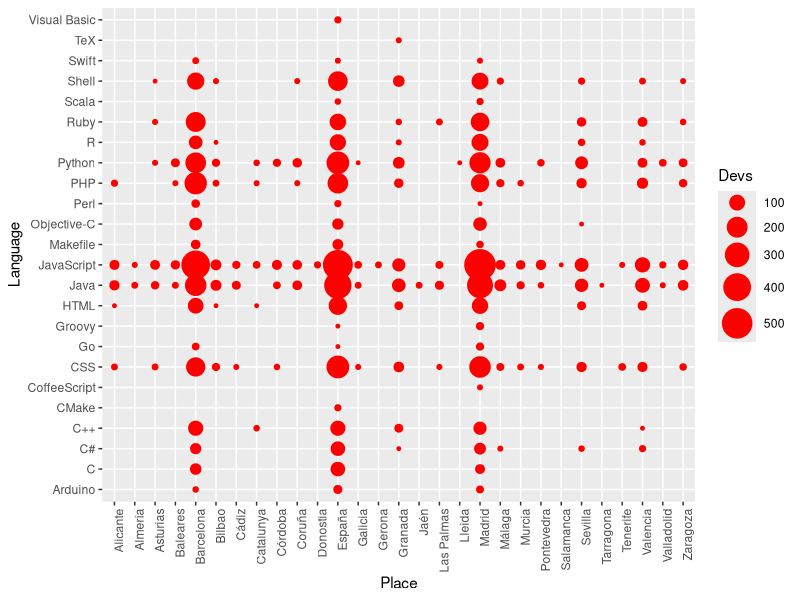

The R script that drew this image:

library("ggplot2")
place.lang.devs <- read.csv("place-language-devs.csv")
place.lang.devs.filtered <- place.lang.devs[place.lang.devs$Devs >= 10,]
ggplot()+geom_point(data=place.lang.devs.filtered,aes(x=Place,y=Language,size=Devs),color='red')+scale_size(range=c(1,10))+theme(axis.text.x = element_text(angle = 90, hjust = 1))
